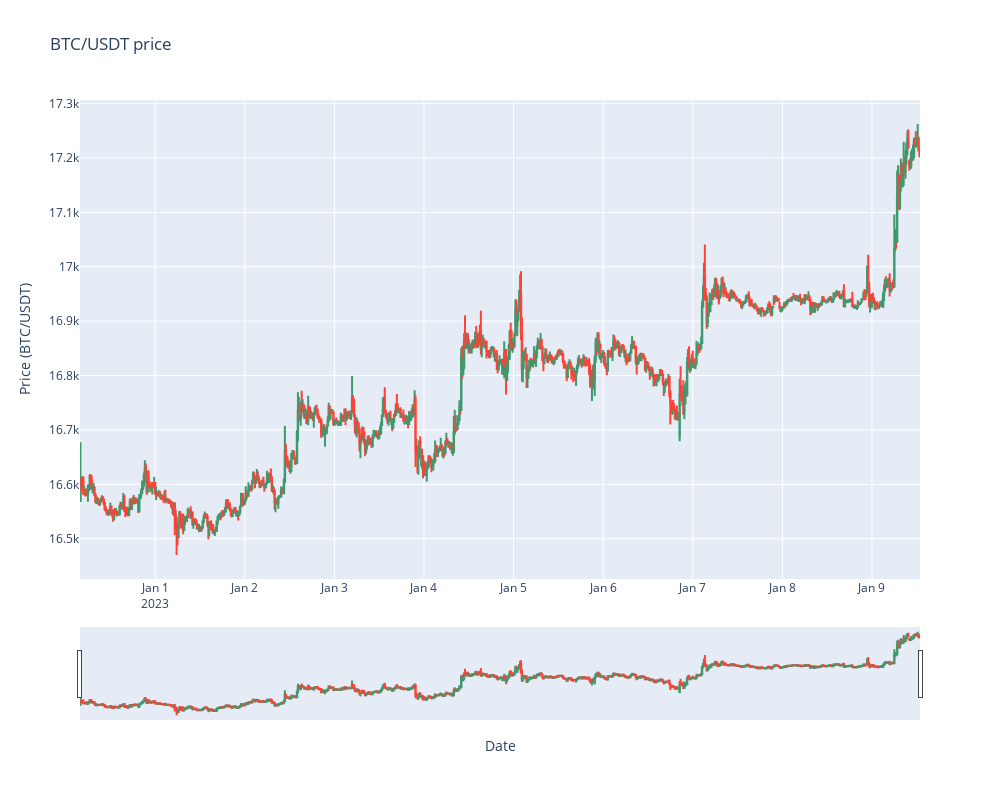

Here is the notebook cell this chart was saved with:
### Markdown cell above
### 📌 Visualize prices as candle stick

### Code cell
fig = go.Figure(data=[go.Candlestick(x=pd_df.index,
                open=pd_df['Open price'],
                high=pd_df['High price'],
                low=pd_df['Low price'],
                close=pd_df['Close price'])])
# set new height and width
fig.update_layout(
    height=800,
    width=1000,
    title_text="BTC/USDT price",
    yaxis_title="Price (BTC/USDT)",
    xaxis_title="Date",
    xaxis_rangeslider_visible=True
)

fig.show()

### Figure 1 — Plotly figure (JSON) as saved in the notebook; plotly's stock layout.template omitted (floating-point values rounded to 4 significant figures; data arrays with more than 128 entries replaced by an {"elided": "..."} marker saying what was removed)
{"data": [{"close": {"elided": "900 float values"}, "high": {"elided": "900 float values"}, "low": {"elided": "900 float values"}, "open": {"elided": "900 float values"}, "type": "candlestick", "x": {"elided": "900 str values"}}], "layout": {"height": 800, "title": {"text": "BTC/USDT price"}, "width": 1000, "xaxis": {"rangeslider": {"visible": true}, "title": {"text": "Date"}}, "yaxis": {"title": {"text": "Price (BTC/USDT)"}}}}
